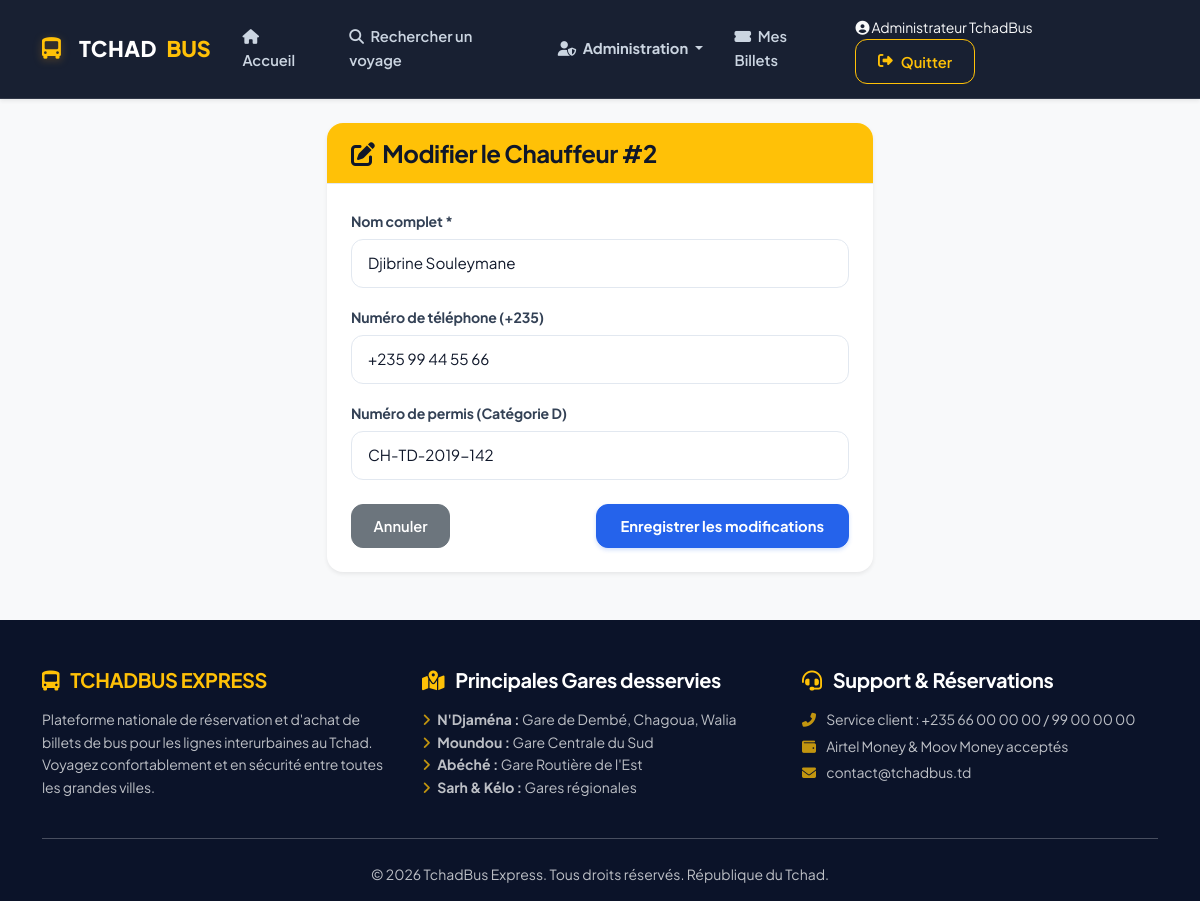
Screenshot of /admin/chauffeurs/modifier.php?id=2 (signed in) with the database file from the repository.
### tables this page shows
CREATE TABLE IF NOT EXISTS `chauffeurs` (
  `id` INT AUTO_INCREMENT PRIMARY KEY,
  `nom` VARCHAR(100) NOT NULL,
  `telephone` VARCHAR(30) DEFAULT NULL,
  `permis` VARCHAR(50) DEFAULT NULL,
  `created_at` TIMESTAMP DEFAULT CURRENT_TIMESTAMP
);

### admin/chauffeurs/modifier.php (the view, shortened to what this page needs)
<?php
$database = new Database();
$db = $database->getConnection();
$id = intval($_GET['id']);
$stmt = $db->prepare("SELECT * FROM chauffeurs WHERE id = :id");
$stmt->execute([':id' => $id]);
$chauffeur = $stmt->fetch(PDO::FETCH_ASSOC);
include '../../includes/header.php';
?>
<div class="row justify-content-center">
    <div class="col-md-6">
        <div class="card shadow-sm border-0 rounded-4">
            <div class="card-header bg-warning text-dark py-3">
                <h4 class="mb-0 fw-bold"><i class="fas fa-edit me-1"></i> Modifier le Chauffeur #<?php echo $chauffeur['id']; ?></h4>
            </div>
            <div class="card-body p-4">
                <form method="POST" action="">
                    <div class="mb-3">
                        <label for="nom" class="form-label fw-bold">Nom complet *</label>
                        <input type="text" class="form-control form-control-lg" id="nom" name="nom" value="<?php echo htmlspecialchars($chauffeur['nom']); ?>" required>
                    </div>
                    <div class="mb-3">
                        <label for="telephone" class="form-label fw-bold">Numéro de téléphone (+235)</label>
                        <input type="tel" class="form-control form-control-lg" id="telephone" name="telephone" value="<?php echo htmlspecialchars($chauffeur['telephone'] ?? ''); ?>" placeholder="+235 66 12 34 56">
                    </div>
                    <div class="mb-4">
                        <label for="permis" class="form-label fw-bold">Numéro de permis (Catégorie D)</label>
                        <input type="text" class="form-control form-control-lg" id="permis" name="permis" value="<?php echo htmlspecialchars($chauffeur['permis'] ?? ''); ?>">
                    </div>
                    <div class="d-flex justify-content-between">
                        <a href="index.php" class="btn btn-secondary">Annuler</a>
                        <button type="submit" class="btn btn-primary fw-bold px-4">Enregistrer les modifications</button>
                    </div>
                </form>
            </div>
        </div>
    </div>
</div>
<?php include '../../includes/footer.php'; ?>

### assets/css/style.css (style rules this page uses)
:root { --primary-color: #2563eb; --primary-hover: #1d4ed8; --primary-light: #eff6ff; --primary-dark: #1e40af; --secondary-color: #0f172a; --secondary-light: #334155; --success-color: #10b981; --success-light: #ecfdf5; --warning-color: #f59e0b; --warning-light: #fffbeb; --danger-color: #ef4444; --danger-light: #fef2f2; --info-color: #06b6d4; --info-light: #ecfeff; --bg-main: #f8fafc; --bg-card: #ffffff; --border-color: #e2e8f0; --border-hover: #cbd5e1; --text-main: #0f172a; --text-muted: #64748b; --text-light: #94a3b8; --shadow-sm: 0 1px 3px rgba(0, 0, 0, 0.05), 0 1px 2px rgba(0, 0, 0, 0.03); --shadow-md: 0 4px 6px -1px rgba(0, 0, 0, 0.06), 0 2px 4px -2px rgba(0, 0, 0, 0.04); --shadow-lg: 0 10px 25px -5px rgba(0, 0, 0, 0.06), 0 8px 10px -6px rgba(0, 0, 0, 0.04); --shadow-xl: 0 20px 35px -5px rgba(37, 99, 235, 0.12), 0 10px 10px -5px rgba(0, 0, 0, 0.03); --radius-sm: 8px; --radius-md: 12px; --radius-lg: 16px; --radius-xl: 24px; --radius-pill: 9999px; --transition-fast: 0.15s ease; --transition-normal: 0.25s cubic-bezier(0.16, 1, 0.3, 1); }
*, *::before, *::after { box-sizing: border-box; }
html { scroll-behavior: smooth; }
body { font-family: 'Plus Jakarta Sans', system-ui, -apple-system, sans-serif; background-color: var(--bg-main); color: var(--text-main); line-height: 1.6; min-height: 100vh; display: flex; flex-direction: column; -webkit-font-smoothing: antialiased; }
h1, h2, h3, h4, h5, h6, .h1, .h2, .h3, .h4, .h5, .h6 { font-weight: 700; color: var(--text-main); letter-spacing: -0.02em; }
p, span, label { letter-spacing: -0.01em; }
.card { background-color: var(--bg-card); border: 1px solid var(--border-color); border-radius: var(--radius-lg); box-shadow: var(--shadow-sm); transition: var(--transition-normal); overflow: hidden; }
.card-header { background-color: #ffffff; border-bottom: 1px solid var(--border-color); padding: 1.25rem 1.5rem; font-weight: 700; }
.card-body { padding: 1.5rem; }
.btn { font-weight: 600; font-size: 0.92rem; padding: 0.65rem 1.35rem; border-radius: var(--radius-md); transition: var(--transition-fast); display: inline-flex; align-items: center; justify-content: center; gap: 0.5rem; }
.btn-primary { background-color: var(--primary-color); border-color: var(--primary-color); color: #ffffff; box-shadow: 0 2px 4px rgba(37, 99, 235, 0.2); }
.form-label { font-weight: 600; font-size: 0.88rem; color: var(--secondary-light); margin-bottom: 0.4rem; }
.form-control, .form-select { font-family: inherit; font-size: 0.95rem; padding: 0.75rem 1rem; border: 1.5px solid var(--border-color); border-radius: var(--radius-md); background-color: #ffffff; color: var(--text-main); transition: var(--transition-fast); }

### rows the page displays
chauffeurs: id "2", nom "Djibrine Souleymane", telephone "+235 99 44 55 66", permis "CH-TD-2019-142"

### other values shown
$_SESSION['user_name'] "Administrateur TchadBus"
